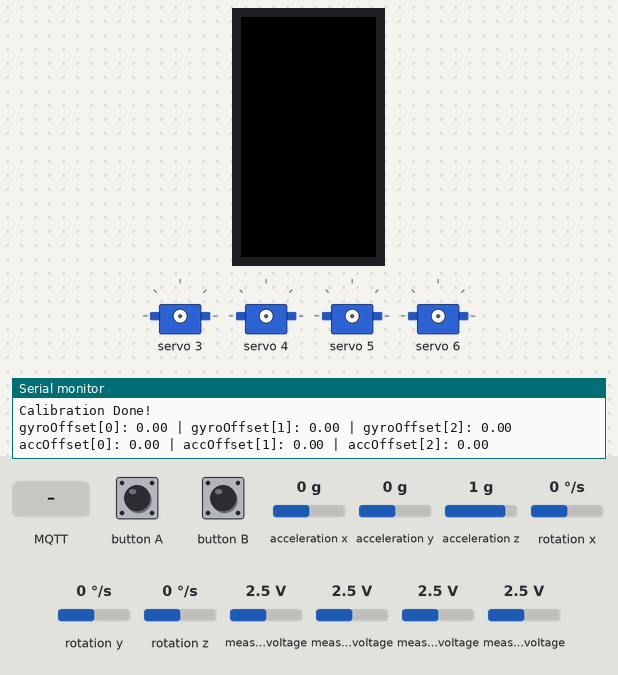
The program below on a simulated ESP32. On the bench: 135×240 colour display, 4 × servo, the last lines printed to the serial monitor. The inputs (shaded band) are chosen by the test bench; at power-on: acceleration x 0 g, acceleration y 0 g, acceleration z 1 g, rotation x 0 °/s, rotation y 0 °/s, rotation z 0 °/s, measured voltage 2.5 V. WiFi joins after 1.5 s; servers stay silent unless stated; no MQTT or app messages arrive unless stated.

Above: at 2.9 s.
3.0 s: MQTT message "1" arrives on the first subscribed topic
6.0 s: MQTT message "on" arrives on the first subscribed topic
9.0 s: MQTT message "0" arrives on the first subscribed topic
At 11.1 s:
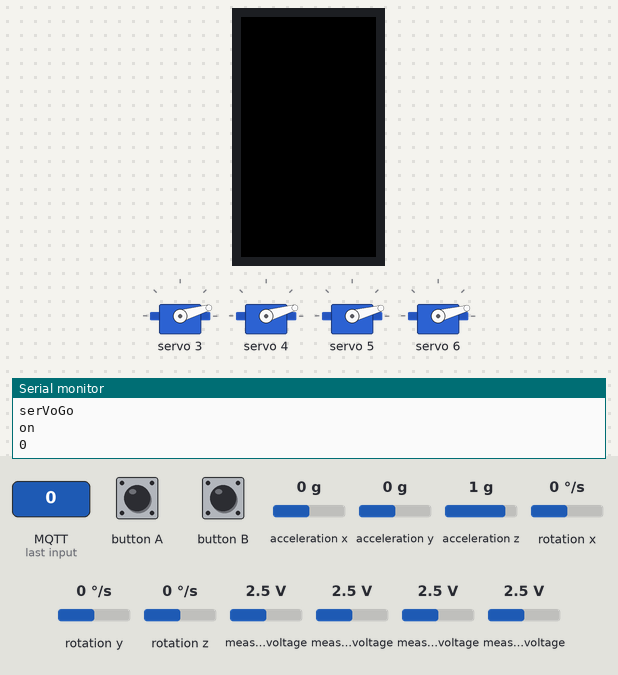
Timing chart, 0 to 13.6 s (numbered marks = the images above; inputs shaded):
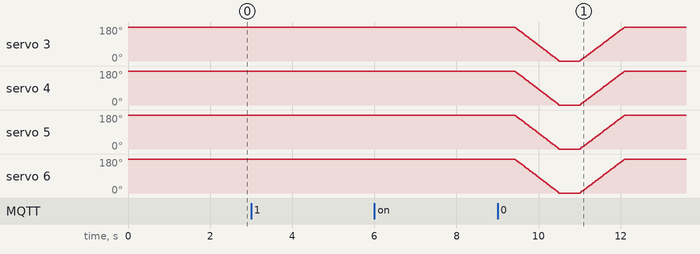

Measured:
- after the input at 6.0 s, every drawn part: stays the same

The program:

main.cpp
```cpp
// lib
#include <Arduino.h>
#include <M5StickCPlus.h>
#include <Adafruit_PWMServoDriver.h>
#include <Wire.h>
#include <Adafruit_ADS1X15.h>
#include <Adafruit_I2CDevice.h>
#include <M5StickCPlus.h>
#include <PubSubClient.h>
#include <Arduino_JSON.h>
#include "config.h"
#include <WiFi.h>
#include "Madgwick_Quaternion.h"

// WIFI
const char *ssid = WIFI_SSID;
const char *password = WIFI_PASSWD;
const char *mqtt_server = MQTT_SERVER;

// MQTT client
WiFiClient m5Client;
PubSubClient mqtt(m5Client);

// MQTT Payload as JSON
JSONVar packageGyro;
JSONVar packagePotential;

// ADS
Adafruit_ADS1115 ads;
int finger0 = 0, finger1 = 0, finger2 = 0, finger3 = 0;
int finger0min = 15, finger1min = 15, finger2min = 15, finger3min = 15;
int finger0max = 11000, finger1max = 13000, finger2max = 9000, finger3max = 9220;
int16_t adc0, adc1, adc2, adc3;

// Collision
void isLockServo();

String isCollision;

// millis
long long lastSend;
long long lastSendFinger;
long long sendDelay = 200; // 100 ms
long long lastMqttReconnect;
long long mqttReconnectDelay = 5000; // 5 s
long long lastReadPotentiometer;
long long readPotentiometerDelay = 100; // 100 ms
long long lastReadIMU;
long long readIMUDelay = 10; // 10 ms
long long lastCheckGlove;
long long checkDelay = 700;

// Gyro Values
float pitch = 0.0F, roll = 0.0F, yaw = 0.0F;
float quat_w = 0.0F;
float quat_x = 0.0F;
float quat_y = 0.0F;
float quat_z = 0.0F;
float acc[3];
float accOffset[3];
float gyro[3];
float gyroOffset[3];
float mag[3];
float magOffset[3];
float magmax[3];
float magmin[3];
uint8_t setup_flag = 1;
uint8_t action_flag = 1;
float heading = 0;
uint8_t smoothen = 100;
float strength = 1;
// Servo Utils
Adafruit_PWMServoDriver pwmServo = Adafruit_PWMServoDriver();
#define SERVOMIN 100  // Minimum pulse length count out of 4096.
#define SERVOMAX 2400 // Maximum pulse length count out of 4096.    // Defines a counter for servos. count0-n
int checkStatusServo = 0;

void servoGo();
void servoBack();
// Gyro Functions
Madgwick_Quaternion M_Q_Filter;
void calibrate6886();
void calibrate_waiting(uint32_t);

// MQTT Functions
void sendMQTTGyro();
void setup_wifi();
void reconnect();
void callback(char *topic, byte *payload, unsigned int length);
void updateMQTT();

void sendGyroMQTT(float, float, float);
void sendPotentialMQTT();
void sendIsGrasp();
void updateIsGrasp();
void updateSendMQTTfinger();
void updateReadPotentiometer();

void readGyro();
void displayLCD();
void calibrateGyro();
void readPotential();

// MQTT Function
void update();
void IMU_Update();
void updateSendMQTTGyro();
void updateReadIMU();
void updateReCalibrate();

void setup()
{
  M5.begin();
  M5.Imu.Init();
  while (!ads.begin())
  {
    Serial.println("Failed to initialize ADS.");
    ads.begin();
  }
  setup_wifi();
  mqtt.setServer(mqtt_server, 1883);
  mqtt.setCallback(callback);

  // calibrate imu
  calibrate6886();

  // begin imu
  M_Q_Filter.begin(smoothen); // 100Hz

  // calibrate imu again
  calibrate_waiting(10);
}

void loop()
{
  update();
}

void update()
{
  M5.update();
  updateMQTT();
  updateReadIMU();
  updateReCalibrate();
  updateReadPotentiometer();
  updateSendMQTTfinger();
  updateSendMQTTGyro();
  updateIsGrasp();
  isLockServo();
}

void updateMQTT()
{
  if (!mqtt.connected() && WiFi.isConnected())
  {
    reconnect();
    mqtt.subscribe(TOPIC_COLLISION);
  }
  mqtt.loop();
}

void updateReadPotentiometer()
{
  if (((millis() - lastReadPotentiometer) >= readPotentiometerDelay))
  {
    readPotential();
    lastReadPotentiometer = millis();
  }
}

void readPotential()
{
  adc0 = ads.readADC_SingleEnded(0);
  adc1 = ads.readADC_SingleEnded(1);
  adc2 = ads.readADC_SingleEnded(2);
  adc3 = ads.readADC_SingleEnded(3);

  finger0 = map(adc0, finger0min, finger0max, 0, 1024);
  finger1 = map(adc1, finger1min, finger1max, 0, 1024);
  finger2 = map(adc2, finger2min, finger2max, 0, 1024);
  finger3 = map(adc3, finger3min, finger3max, 0, 1024);
}

void sendMQTTfinger()
{
  packagePotential["finger0"] = String(finger3);
  packagePotential["finger1"] = String(finger2);
  packagePotential["finger2"] = String(finger1);
  packagePotential["finger3"] = String(finger0);

  String jsonString = JSON.stringify(packagePotential);
  mqtt.publish(TOPIC_FINGER, jsonString.c_str());
}

void updateSendMQTTfinger()
{
  if (((millis() - lastSendFinger) >= sendDelay))
  {
    sendMQTTfinger();
    lastSendFinger = millis();
  }
}

void updateSendMQTTGyro()
{
  if (((millis() - lastSend) >= sendDelay))
  {
    sendMQTTGyro();
    lastSend = millis();
  }
}

void sendMQTTGyro()
{
  // make json string
  JSONVar packageJSON;
  packageJSON["X"] = String(quat_x);
  packageJSON["Y"] = String(quat_y);
  packageJSON["Z"] = String(quat_z);
  String packageString = JSON.stringify(packageJSON);
  mqtt.publish(TOPIC_GYRO, packageString.c_str());
}

int lastM = 0;
void updateIsGrasp()
{ //&& finger3 > 100 | && finger3 < 100
  if (finger0 > 100 && finger1 > 100 && finger2 > 100)
  {
    if (lastM == 0)
    {
      mqtt.publish(TOPIC_GRASP, "1");
      lastM = 1;
    }
  }
  else if (finger0 < 100 && finger1 < 100 && finger2 < 100)
  {
    if (lastM == 1)
    {
      mqtt.publish(TOPIC_GRASP, "0");
      lastM = 0;
    }
    isCollision = "0";
  }
}

void isLockServo()
{
  if (isCollision == "1" && checkStatusServo == 0)
  {
    // ใส่โค้ดล็อค Servo
    servoGo();
    checkStatusServo = 1;
  }
  else if (isCollision == "0" && checkStatusServo == 1)
  {
    servoBack();
    checkStatusServo = 0;
  }
}
int servoNo0 = 3; // Defines a counter for servos. count0-n
int servoNo1 = 4; // Defines a counter for servos. count0-n
int servoNo2 = 5; // Defines a counter for servos. count0-n
int servoNo3 = 6; // Defines a counter for servos. count0-n

int servoNoMax = 6; // maximum n servo
void servoGo()
{

  for (int pulselen = SERVOMAX; pulselen > SERVOMIN; pulselen--)
  {
    pwmServo.setPWM(servoNo0, 0, pulselen);
    pwmServo.setPWM(servoNo1, 0, pulselen);
    pwmServo.setPWM(servoNo2, 0, pulselen);
    pwmServo.setPWM(servoNo3, 0, pulselen);
  }
  delay(300);
  if (servoNoMax < servoNo0)
  {
    servoNo0 = 3;
  }
  Serial.println("serVoGo");
}

void servoBack()
{

  for (int pulselen = SERVOMIN; pulselen < SERVOMAX; pulselen++)
  {
    pwmServo.setPWM(servoNo0, 0, pulselen);
    pwmServo.setPWM(servoNo1, 0, pulselen);
    pwmServo.setPWM(servoNo2, 0, pulselen);
    pwmServo.setPWM(servoNo3, 0, pulselen); // Drives each servo one at a time first
  }
  delay(300);
  if (servoNoMax < servoNo0)
  {
    servoNo0 = 3;
  }
  Serial.println("serBack");
}
void setup_wifi()
{
  delay(10);
  // connect to WiFi
  Serial.println();
  Serial.print("Connecting to ");
  Serial.println(ssid);

  WiFi.mode(WIFI_STA);
  WiFi.begin(WIFI_SSID, WIFI_PASSWD);

  while (WiFi.status() != WL_CONNECTED)
  {
    delay(500);
    Serial.print(".");
  }

  Serial.println();
  Serial.println("WiFi connected");
  Serial.println("IP address: ");
  Serial.println(WiFi.localIP());
}

String message;
void callback(char *topic, byte *payload, unsigned int length)
{
  for (int i = 0; i < length; i++)
  {
    message += (char)payload[i];
  }
  isCollision = message;
  Serial.println(isCollision);
  message = "";
}

void reconnect()
{
  if (((millis() - lastMqttReconnect) >= mqttReconnectDelay))
  {
    Serial.print("Attempting MQTT connection...");
    if (mqtt.connect(MQTT_CLIENT_ID, MQTT_USERNAME, MQTT_PASSWORD))
    {
      Serial.println("connected");
      mqtt.publish("topgun/team1/connect", "1");
    }
    else
    {
      Serial.print("failed, rc=");
      Serial.print(mqtt.state());
      Serial.println(" try again in 5 seconds");
    }
    lastMqttReconnect = millis();
  }
}

void calibrate6886()
{
  double gyroSum[3];
  double accSum[3];
  int counter = 5;

  Serial.println("Calibrating...");

  M5.Imu.getGyroData(&gyro[0], &gyro[1], &gyro[2]);
  M5.Imu.getAccelData(&acc[0], &acc[1], &acc[2]);

  gyroOffset[0] = gyro[0];
  gyroOffset[1] = gyro[1];
  gyroOffset[2] = gyro[2];
  accOffset[0] = acc[0];
  accOffset[1] = acc[1];
  accOffset[2] = acc[2] - 1.0; // Gravitational Acceleration 1G, assuming that the M5 button is facing upward

  Serial.println("Calibration Done!");
  Serial.print("gyroOffset[0]: ");
  Serial.print(gyroOffset[0]);
  Serial.print(" | gyroOffset[1]: ");
  Serial.print(gyroOffset[1]);
  Serial.print(" | gyroOffset[2]: ");
  Serial.println(gyroOffset[2]);
  Serial.print("accOffset[0]: ");
  Serial.print(accOffset[0]);
  Serial.print(" | accOffset[1]: ");
  Serial.print(accOffset[1]);
  Serial.print(" | accOffset[2]: ");
  Serial.println(accOffset[2]);
}

void calibrate_waiting(uint32_t timeout)
{
  int16_t value_x_min = 0;
  int16_t value_x_max = 0;
  int16_t value_y_min = 0;
  int16_t value_y_max = 0;
  int16_t value_z_min = 0;
  int16_t value_z_max = 0;
  uint32_t timeStart = 0;

  timeStart = millis();

  while ((millis() - timeStart) < timeout)
  {
    if (digitalRead(M5_BUTTON_HOME) == LOW)
    {
      setup_flag = 1;
      while (digitalRead(M5_BUTTON_HOME) == LOW)
        ;
      break;
    }
    delay(100);
  }
}

void applycalibration()
{
  M5.Imu.getGyroData(&gyro[0], &gyro[1], &gyro[2]);
  M5.Imu.getAccelData(&acc[0], &acc[1], &acc[2]);

  gyro[0] -= gyroOffset[0];
  gyro[1] -= gyroOffset[1];
  gyro[2] -= gyroOffset[2];
  acc[0] -= accOffset[0];
  acc[1] -= accOffset[1];
  acc[2] -= accOffset[2];

  // fake magnetometer data cuz MPU6886 doesn't come with BMM 150 chip
  mag[0] = 0;
  mag[1] = 0;
  mag[2] = 0;
}

void IMU_Update()
{
  applycalibration();

  heading = atan2(mag[0], mag[1]);
  if (heading < 0)
    heading += 2 * PI;
  if (heading > 2 * PI)
    heading -= 2 * PI;

  M_Q_Filter.update(gyro[0] * strength, gyro[1] * strength, gyro[2] * strength, acc[0], acc[1], acc[2], mag[0], mag[1], mag[2]);

  roll = M_Q_Filter.getRoll();
  pitch = M_Q_Filter.getPitch();
  yaw = M_Q_Filter.getYaw();

  // for quaternion output (by zeketan)
  quat_w = M_Q_Filter.getQuat_W();
  quat_x = M_Q_Filter.getQuat_X();
  quat_y = M_Q_Filter.getQuat_Y();
  quat_z = M_Q_Filter.getQuat_Z(); //-0.005 anti yaw drifting
}

void updateReadIMU()
{
  if ((millis() - lastReadIMU) >= readIMUDelay)
  {
    lastReadIMU = millis();
    IMU_Update();
  }
}

void updateReCalibrate()
{
  // Button A
  if (M5.BtnA.wasReleased())
  {
    // reset esp32
    Serial.println("Reset ESP32");
    ESP.restart();
  }
}
```

Madgwick_Quaternion.h
```cpp
// (licence header left out)
#ifndef Madgwick_Quaternion_h
#define Madgwick_Quaternion_h
#include <math.h>

//--------------------------------------------------------------------------------------------
// Variable declaration
class Madgwick_Quaternion {
  private:
    static float invSqrt(float x);
    float beta;				// algorithm gain
    float q0;
    float q1;
    float q2;
    float q3;	// quaternion of sensor frame relative to auxiliary frame
    float invSampleFreq;
    float roll;
    float pitch;
    float yaw;

    //by zeketan
    float qw, qx, qy, qz;

    char anglesComputed;
    void computeAngles();
    void outputQuaternion();

    //-------------------------------------------------------------------------------------------
    // Function declarations
  public:
    Madgwick_Quaternion(void);
    void begin(float sampleFrequency) {
      invSampleFreq = 1.0f / sampleFrequency;
    }
    void update(float gx, float gy, float gz, float ax, float ay, float az, float mx, float my, float mz);
    void updateIMU(float gx, float gy, float gz, float ax, float ay, float az);
    //float getPitch(){return atan2f(2.0f * q2 * q3 - 2.0f * q0 * q1, 2.0f * q0 * q0 + 2.0f * q3 * q3 - 1.0f);};
    //float getRoll(){return -1.0f * asinf(2.0f * q1 * q3 + 2.0f * q0 * q2);};
    //float getYaw(){return atan2f(2.0f * q1 * q2 - 2.0f * q0 * q3, 2.0f * q0 * q0 + 2.0f * q1 * q1 - 1.0f);};
    float getRoll() {
      if (!anglesComputed) computeAngles();
      return roll * 57.29578f;
    }
    float getPitch() {
      if (!anglesComputed) computeAngles();
      return pitch * 57.29578f;
    }
    float getYaw() {
      if (!anglesComputed) computeAngles();
      return yaw * 57.29578f + 180.0f;
    }
    float getRollRadians() {
      if (!anglesComputed) computeAngles();
      return roll;
    }
    float getPitchRadians() {
      if (!anglesComputed) computeAngles();
      return pitch;
    }
    float getYawRadians() {
      if (!anglesComputed) computeAngles();
      return yaw;
    }

    //for quaternion output (by zeketan)
    float getQuat_W() {
      outputQuaternion();
      return qw;
    }
    float getQuat_X() {
      outputQuaternion();
      return qx;
    }
    float getQuat_Y() {
      outputQuaternion();
      return qy;
    }
    float getQuat_Z() {
      outputQuaternion();
      return qz;
    }
    //_________________________________
};
#endif
```

readFineminmax.cpp
```cpp

```

config.h
```cpp
// WiFi Credential
#define WIFI_SSID "Faax"
#define WIFI_PASSWD "110445ff"

// MQTT
#define MQTT_TOPIC_PREFIX "topgun/team1"
#define MQTT_CLIENT_ID "M5Stick"
#define MQTT_SERVER "154.215.14.239"
#define MQTT_USERNAME "KMITL-01"
#define MQTT_PASSWORD "KMITL-01"

#define TOPIC_GYRO "topgun/team1/geo"
#define TOPIC_FINGER "topgun/team1/finger"
#define TOPIC_GRASP "topgun/team1/grasp"
#define TOPIC_COLLISION "topgun/team1/collision"
```

Source omitted: Madgwick_Quaternion.cpp (9581 bytes)
